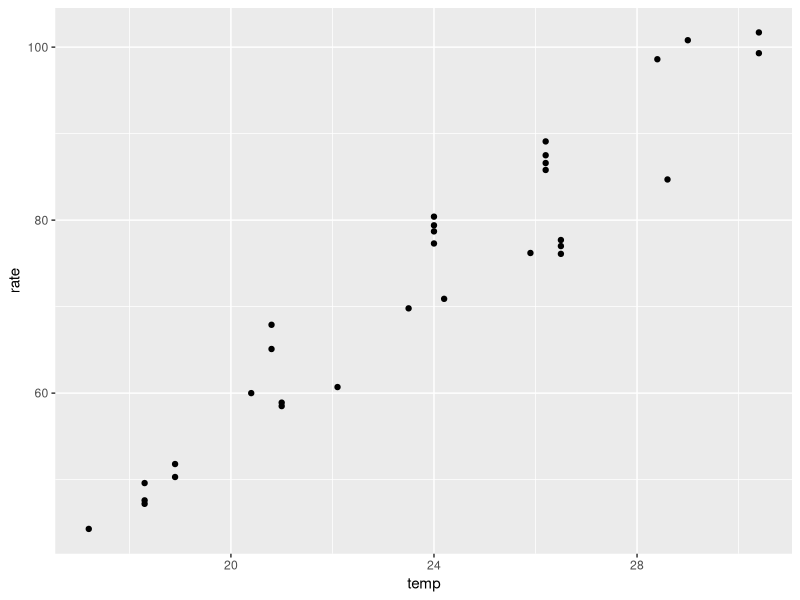
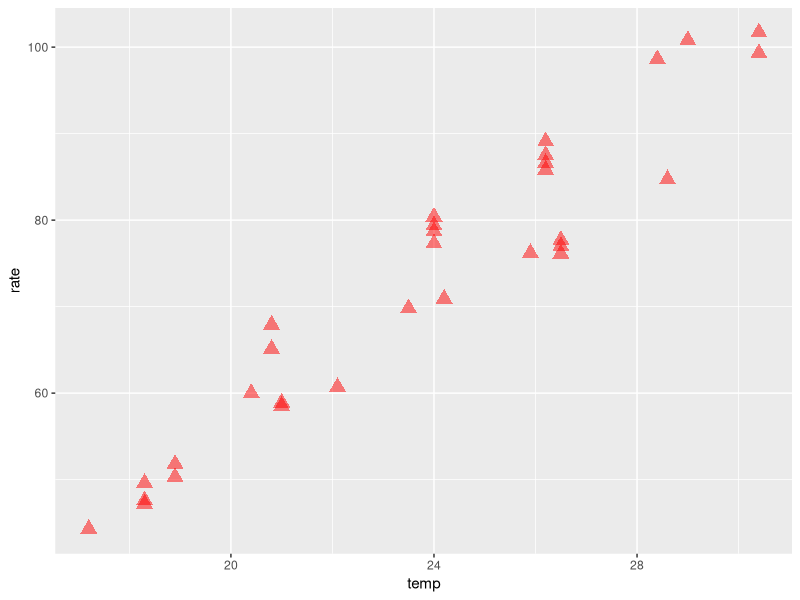
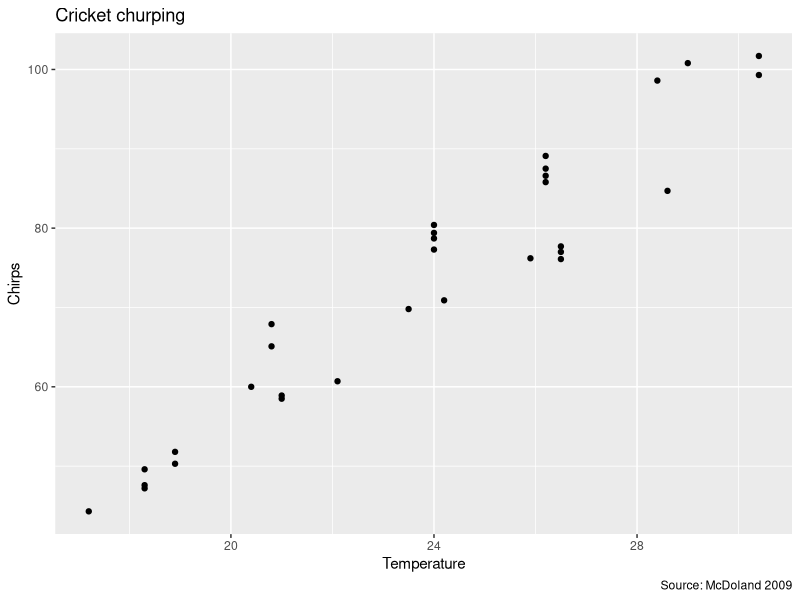
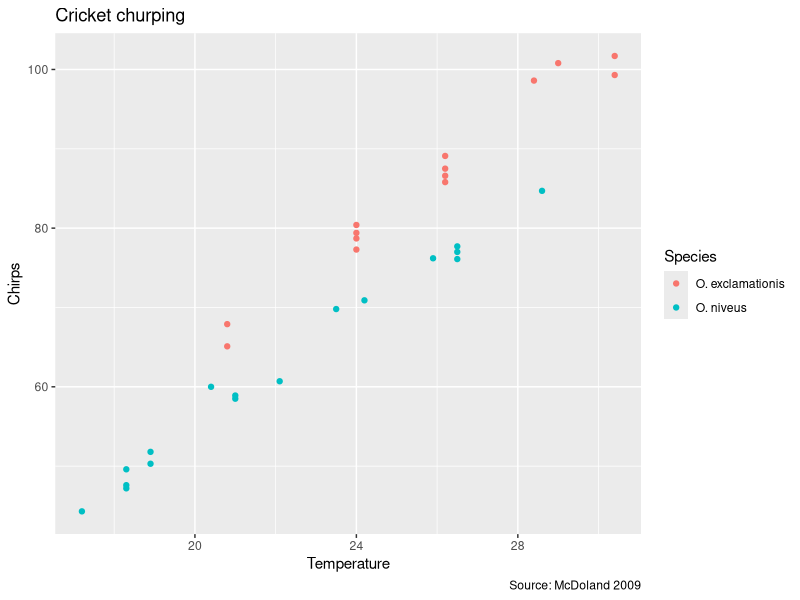
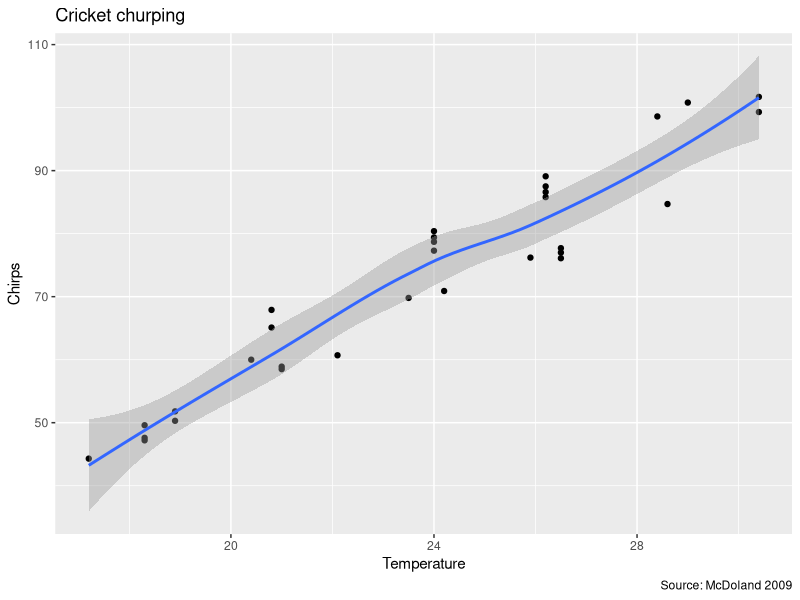
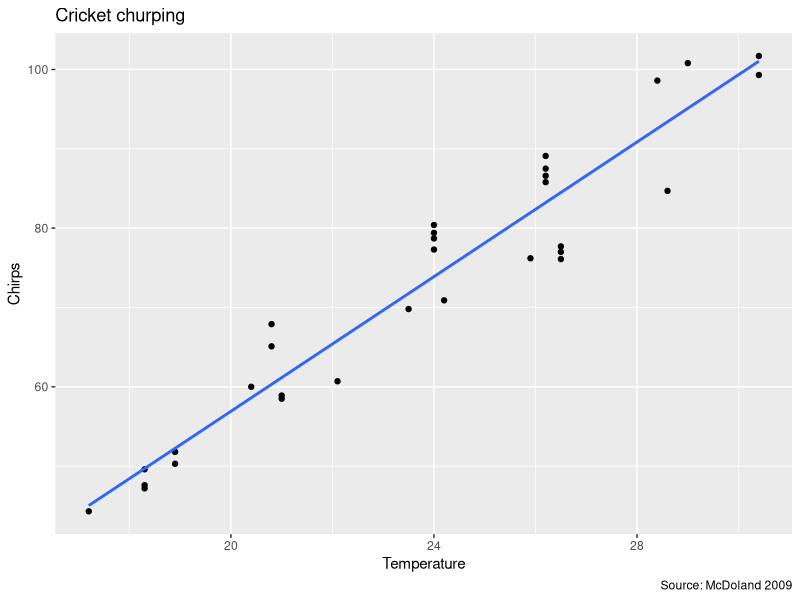
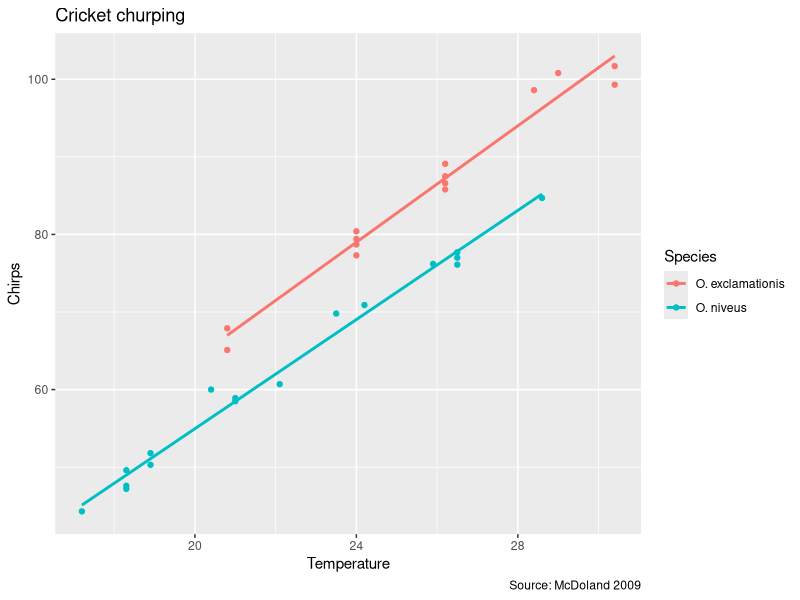
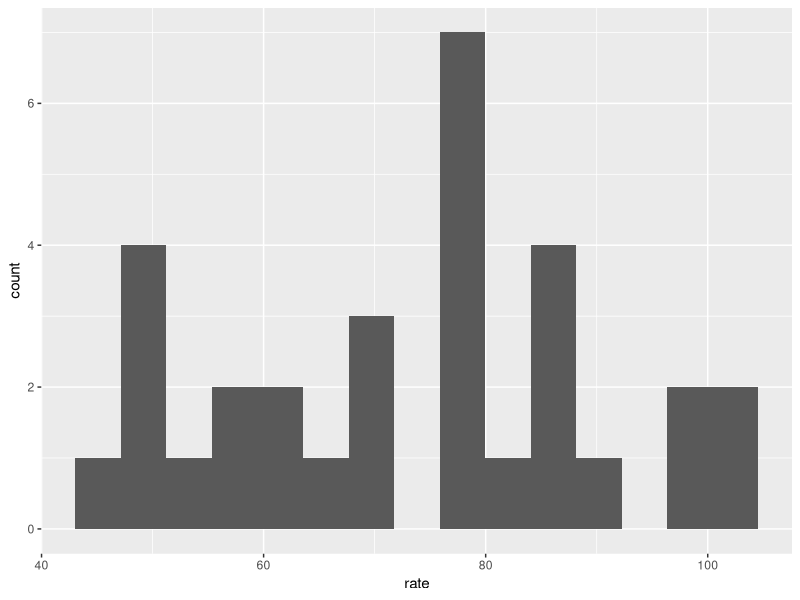

These figures' R source, in order:

#tidyverse is used for data manipulation
#it has ggplot2,dplyr,tidyr,readr 
install.packages("tidyverse")
library(tidyverse)

#has different dataset
install.packages("modeldata")
library(modeldata)

#this will provide all the datasets in modeldata
data(package = "modeldata")

#describes the dataset
?crickets

#shows cricket dataset
view(crickets)

#shows how to use ggplot
?ggplot

#plots basic scatter plot tmp vs rate
ggplot(data= crickets,mapping = aes(x = temp, y =rate)) +
  geom_point()

#change color,size, transparancy(alpha) and shape of points
ggplot(data= crickets,mapping = aes(x = temp, y =rate)) +
  geom_point(color='red',
             size = 4,
             shape = "triangle",
             alpha= 0.5)

#shows other options
?geom_point

#adding title, labels
ggplot(data = crickets, mapping = aes(temp, rate)) +
  geom_point() +
  labs(title = "Cricket churping",
       x = "Temperature",
       y = "Chirps",
       caption = "Source: McDoland 2009")

#adds species as colour
ggplot(data = crickets, mapping = aes(temp, rate, color = species)) +
  geom_point() +
  labs(title = "Cricket churping",
       x = "Temperature",
       y = "Chirps",
       caption = "Source: McDoland 2009",
       color = "Species")

#gives the best fit line
ggplot(data = crickets, mapping = aes(temp, rate)) +
  geom_point() +
  labs(title = "Cricket churping",
       x = "Temperature",
       y = "Chirps",
       caption = "Source: McDoland 2009")+
  geom_smooth()


#gives you regression line, SE removes the error shadow
ggplot(data = crickets, mapping = aes(temp, rate)) +
  geom_point() +
  labs(title = "Cricket churping",
       x = "Temperature",
       y = "Chirps",
       caption = "Source: McDoland 2009")+
  geom_smooth(method = "lm", se = FALSE)

#if colors are added, it gives two seperate regression lines
ggplot(data = crickets, mapping = aes(temp, rate, color = species)) +
  geom_point() +
  labs(title = "Cricket churping",
       x = "Temperature",
       y = "Chirps",
       caption = "Source: McDoland 2009",
       color = "Species") +
  geom_smooth(method = "lm", se = FALSE)


#histogram of chirp rate
ggplot(crickets, aes(x = rate))+
  geom_histogram(bins = 15)

#frequency line chart
ggplot(crickets, aes(x = rate))+
  geom_freqpoly(bins = 15)

#bar chart
ggplot(crickets, aes(x=species))+
  geom_bar(color='purple',fill='lightgreen')

#adds species colour and removes legend
ggplot(crickets, aes(x=species, fill = species))+
  geom_bar(color='purple', show.legend = FALSE)+
  labs(title = "Cricket churping",
       caption = "Source: McDoland 2009")

#boxplot is best for one categorical and one quantitative variable
ggplot(crickets, aes(x=species,y=rate))+
  geom_boxplot()

#adds color and removes extra legend
#theme_minimal removes gray background
ggplot(crickets, aes(x=species,y=rate, fill = species))+
  geom_boxplot(show.legend = FALSE) +
  theme_minimal()


#doesnt give much insights about data
ggplot(crickets, aes(x=rate, fill= species))+
  geom_histogram(bins = 15)


#facet wrap sperates the graphs
ggplot(crickets, aes(x=rate, fill = species))+
  geom_histogram(bins = 15, show.legend = FALSE) +
  facet_wrap(~species) + 
  scale_fill_brewer(palette = "Dark2")


#puts the graphs in one column
ggplot(crickets, aes(x=rate, fill = species))+
  geom_histogram(bins = 15, show.legend = FALSE) +
  facet_wrap(~species,ncol = 1)
